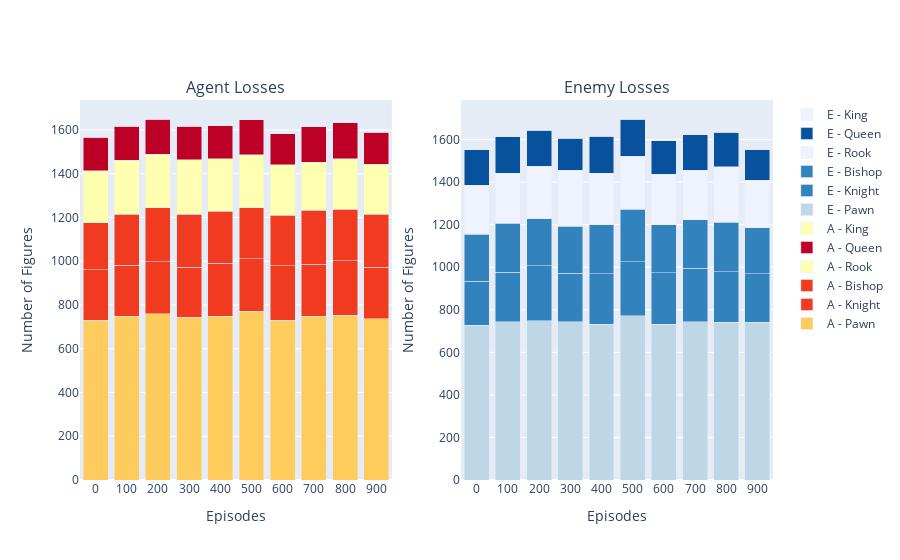

This figure's notebook cell:
### Code cell
whether_action_from_Q_table(monte_carlo_results_random)
plot_steps(monte_carlo_results_random["mc_total_steps_per_episode"])
plot_points(monte_carlo_results_random["mc_total_positive_points"])
plot_losses(monte_carlo_results_random["mc_total_agent_losses_per_episode"], 
            monte_carlo_results_random["mc_total_enemy_losses_per_episode"])

### Figure 1 — Plotly figure (JSON) as saved in the notebook; plotly's stock layout.template omitted (floating-point values rounded to 4 significant figures)
{"data": [{"hoverinfo": "name+x+y", "marker": {"color": "rgb(254,204,92)"}, "name": "A - Pawn", "type": "bar", "x": [0, 100, 200, 300, 400, 500, 600, 700, 800, 900], "xaxis": "x", "y": [731, 748, 761, 745, 749, 772, 731, 748, 754, 738], "yaxis": "y"}, {"hoverinfo": "name+x+y", "marker": {"color": "rgb(240,59,32)"}, "name": "A - Knight", "type": "bar", "x": [0, 100, 200, 300, 400, 500, 600, 700, 800, 900], "xaxis": "x", "y": [230, 234, 237, 227, 242, 239, 248, 239, 247, 235], "yaxis": "y"}, {"hoverinfo": "name+x+y", "marker": {"color": "rgb(240,59,32)"}, "name": "A - Bishop", "type": "bar", "x": [0, 100, 200, 300, 400, 500, 600, 700, 800, 900], "xaxis": "x", "y": [215, 232, 246, 243, 237, 234, 232, 247, 236, 242], "yaxis": "y"}, {"hoverinfo": "name+x+y", "marker": {"color": "rgb(255,255,178)"}, "name": "A - Rook", "type": "bar", "x": [0, 100, 200, 300, 400, 500, 600, 700, 800, 900], "xaxis": "x", "y": [238, 247, 246, 248, 240, 241, 229, 218, 232, 228], "yaxis": "y"}, {"hoverinfo": "name+x+y", "marker": {"color": "rgb(189,0,38)"}, "name": "A - Queen", "type": "bar", "x": [0, 100, 200, 300, 400, 500, 600, 700, 800, 900], "xaxis": "x", "y": [153, 155, 160, 155, 152, 160, 142, 163, 165, 147], "yaxis": "y"}, {"hoverinfo": "name+x+y", "marker": {"color": "rgb(255,255,178)"}, "name": "A - King", "type": "bar", "x": [0, 100, 200, 300, 400, 500, 600, 700, 800, 900], "xaxis": "x", "y": [0, 0, 0, 0, 0, 0, 0, 0, 0, 0], "yaxis": "y"}, {"hoverinfo": "name+x+y", "marker": {"color": "rgb(189,215,231)"}, "name": "E - Pawn", "type": "bar", "x": [0, 100, 200, 300, 400, 500, 600, 700, 800, 900], "xaxis": "x2", "y": [727, 745, 749, 745, 732, 771, 732, 744, 742, 742], "yaxis": "y2"}, {"hoverinfo": "name+x+y", "marker": {"color": "rgb(49,130,189)"}, "name": "E - Knight", "type": "bar", "x": [0, 100, 200, 300, 400, 500, 600, 700, 800, 900], "xaxis": "x2", "y": [208, 231, 258, 228, 237, 256, 242, 251, 238, 227], "yaxis": "y2"}, {"hoverinfo": "name+x+y", "marker": {"color": "rgb(49,130,189)"}, "name": "E - Bishop", "type": "bar", "x": [0, 100, 200, 300, 400, 500, 600, 700, 800, 900], "xaxis": "x2", "y": [220, 231, 221, 221, 230, 246, 227, 229, 231, 216], "yaxis": "y2"}, {"hoverinfo": "name+x+y", "marker": {"color": "rgb(239,243,255)"}, "name": "E - Rook", "type": "bar", "x": [0, 100, 200, 300, 400, 500, 600, 700, 800, 900], "xaxis": "x2", "y": [230, 236, 246, 261, 243, 248, 236, 233, 262, 225], "yaxis": "y2"}, {"hoverinfo": "name+x+y", "marker": {"color": "rgb(8,81,156)"}, "name": "E - Queen", "type": "bar", "x": [0, 100, 200, 300, 400, 500, 600, 700, 800, 900], "xaxis": "x2", "y": [167, 170, 169, 151, 174, 176, 158, 167, 161, 142], "yaxis": "y2"}, {"hoverinfo": "name+x+y", "marker": {"color": "rgb(239,243,255)"}, "name": "E - King", "type": "bar", "x": [0, 100, 200, 300, 400, 500, 600, 700, 800, 900], "xaxis": "x2", "y": [0, 0, 0, 0, 0, 0, 0, 0, 0, 0], "yaxis": "y2"}], "layout": {"annotations": [{"font": {"size": 16}, "showarrow": false, "text": "Agent Losses", "x": 0.225, "xanchor": "center", "xref": "paper", "y": 1, "yanchor": "bottom", "yref": "paper"}, {"font": {"size": 16}, "showarrow": false, "text": "Enemy Losses", "x": 0.775, "xanchor": "center", "xref": "paper", "y": 1, "yanchor": "bottom", "yref": "paper"}], "barmode": "stack", "xaxis": {"anchor": "y", "domain": [0, 0.45], "ticktext": ["0", "100", "200", "300", "400", "500", "600", "700", "800", "900"], "tickvals": [0, 100, 200, 300, 400, 500, 600, 700, 800, 900], "title": {"text": "Episodes"}}, "xaxis2": {"anchor": "y2", "domain": [0.55, 1], "ticktext": ["0", "100", "200", "300", "400", "500", "600", "700", "800", "900"], "tickvals": [0, 100, 200, 300, 400, 500, 600, 700, 800, 900], "title": {"text": "Episodes"}}, "yaxis": {"anchor": "x", "domain": [0, 1], "title": {"text": "Number of Figures"}}, "yaxis2": {"anchor": "x2", "domain": [0, 1], "title": {"text": "Number of Figures"}}}}
